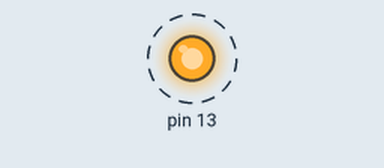
The sketch below on a simulated Arduino Uno, built with avr-gcc and run on an emulated ATmega328P. On the bench: output pins drawn as LEDs (lit = HIGH). Dashed ring = blinking.

Above: at 0.2 s.
Timing chart, 0 to 3.0 s (numbered marks = the images above):
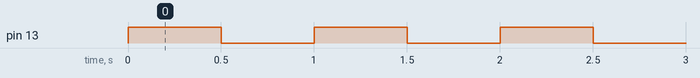

The sketch:

test5.ino
```cpp
void setup()
{
	pinMode(13, OUTPUT);
}
void loop()
{
	myCustomFunction();
}
void myCustomFunction(){
	digitalWrite(13, HIGH);
	delay(500);
	digitalWrite(13, LOW);
	delay(500);
}
```

Measured:
- by itself, pin 13: alternates HIGH for 0.50 s and LOW for 0.50 s
